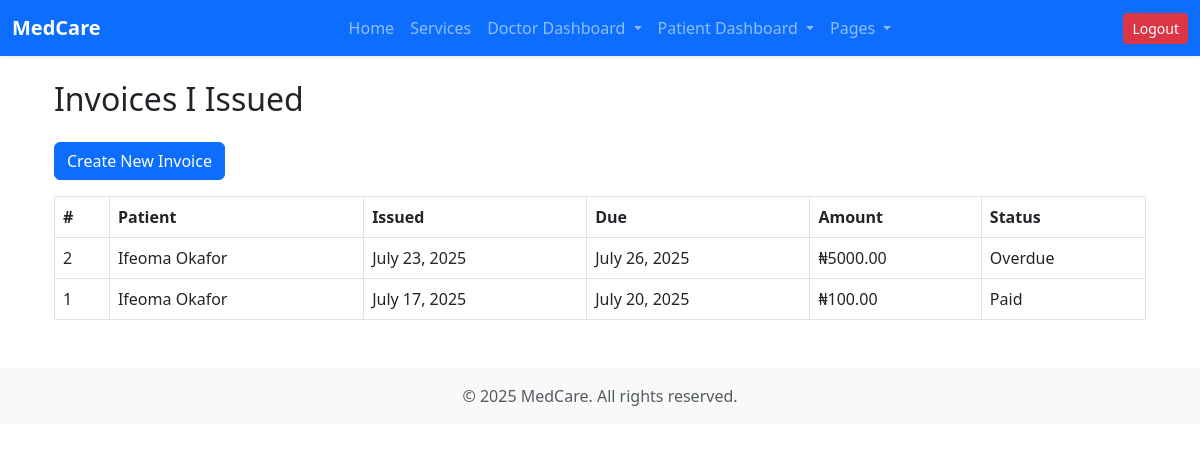
Screenshot of /billing/doctor/ (signed in) with the database file from the repository.
### billing/models.py (models this page shows, shortened)
class Invoice(models.Model):
    patient = models.ForeignKey(PatientProfile, on_delete=models.CASCADE)
    doctor = models.ForeignKey(DoctorProfile, on_delete=models.SET_NULL, null=True, blank=True)
    issued_date = models.DateField(auto_now_add=True)
    due_date = models.DateField()
    total_amount = models.DecimalField(max_digits=10, decimal_places=2)
    is_paid = models.BooleanField(default=False)
    notes = models.TextField(blank=True)
    paid_on = models.DateField(null=True, blank=True)
    payment_method = models.CharField(max_length=50, blank=True)
    transaction_id = models.CharField(max_length=100, null=True, blank=True)
    class Meta:
        ordering = ['-issued_date']
    @property
    def status(self):
        if self.is_paid:
            return "Paid"
        elif timezone.now().date() > self.due_date:
            return "Overdue"
        elif self.amount_paid > 0:
            return "Partially Paid"
        else:
            return "Unpaid"

### patients/models.py (models this page shows, shortened)
class PatientProfile(models.Model):
    user = models.OneToOneField(settings.AUTH_USER_MODEL, on_delete=models.CASCADE, related_name='patient_profile')
    date_of_birth = models.DateField(null=True, blank=True)
    gender = models.CharField(max_length=10, choices=GENDER_CHOICES, null=True, blank=True)
    phone = models.CharField(max_length=20, blank=True)
    address = models.TextField(blank=True)
    blood_group = models.CharField(max_length=5, blank=True)
    allergies = models.TextField(blank=True)
    medical_history = models.TextField(blank=True)

### accounts/models.py (models this page shows, shortened)
class User(AbstractBaseUser, PermissionsMixin):
    email = models.EmailField(unique=True)
    role = models.CharField(max_length=10, choices=ROLE_CHOICES, default='patient')
    first_name = models.CharField(max_length=100)
    last_name = models.CharField(max_length=100)
    is_active = models.BooleanField(default=True)
    is_staff = models.BooleanField(default=False)
    date_joined = models.DateTimeField(default=timezone.now)
    USERNAME_FIELD = 'email'
    REQUIRED_FIELDS = ['first_name', 'last_name']
    objects = UserManager()
    def get_full_name(self):
        return f"{self.first_name} {self.last_name}".strip()

### billing/views.py (the view)
# urls.py: path('doctor/', views.doctor_billing, name='doctor-billing'),
@login_required
def doctor_billing(request):
    if not is_doctor(request.user):
        raise PermissionDenied
    invoices = Invoice.objects.filter(doctor__user=request.user)
    return render(request, 'billing/doctor_billing.html', {'invoices': invoices})

### billing/views.py (called while the page is built)
def is_doctor(user):
    return hasattr(user, 'doctor_profile')

### billing/templates/billing/doctor_billing.html (shortened to what this page needs)
{% extends 'base.html' %}
{% block content %}
<div class="container mt-4">
    <h2 class="mb-4">Invoices I Issued</h2>
    <a href="{% url 'create-invoice' %}" class="btn btn-primary mb-3">Create New Invoice</a>
    {% if invoices %}
        <table class="table table-bordered">
            <thead>
                <tr>
                    <th>#</th>
                    <th>Patient</th>
                    <th>Issued</th>
                    <th>Due</th>
                    <th>Amount</th>
                    <th>Status</th>
                </tr>
            </thead>
            <tbody>
                {% for invoice in invoices %}
                <tr>
                    <td>{{ invoice.id }}</td>
                    <td>{{ invoice.patient.user.get_full_name }}</td>
                    <td>{{ invoice.issued_date }}</td>
                    <td>{{ invoice.due_date }}</td>
                    <td>₦{{ invoice.total_amount }}</td>
                    <td>{{ invoice.status }}</td>
                </tr>
                {% endfor %}
            </tbody>
        </table>
    {% else %}
        <p>You haven't issued any invoices.</p>
    {% endif %}
</div>
{% endblock %}

### rows the page displays
Invoice: id "2", patient.user.get_full_name "Ifeoma Okafor", issued_date "July 23, 2025", due_date "July 26, 2025", total_amount "5000.00", status "Overdue"
Invoice: id "1", patient.user.get_full_name "Ifeoma Okafor", issued_date "July 17, 2025", due_date "July 20, 2025", total_amount "100.00", status "Paid"
